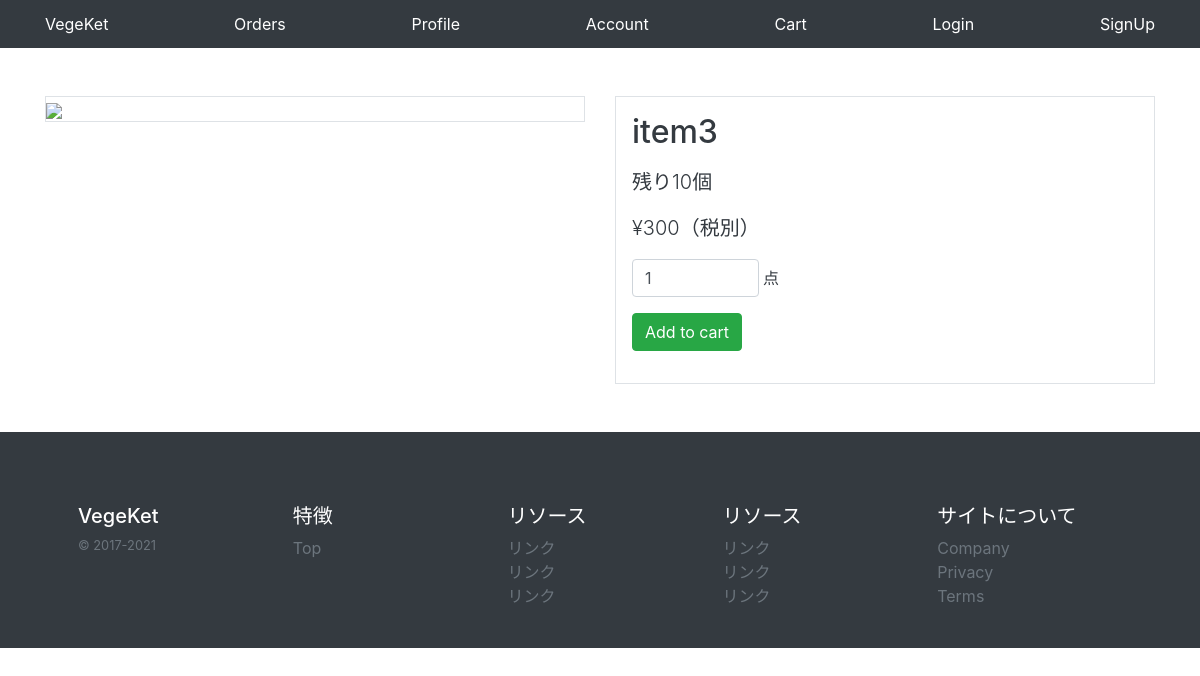
The app's page /items/hn1pKJTdYXGQblHv2jPQDh/ with its own data.
### base/models/item_models.py (models this page shows, shortened)
class Item(models.Model):
    id = models.CharField(
        default=create_id, primary_key=True, max_length=22, editable=False
    )
    name = models.CharField(default="", max_length=50)
    price = models.PositiveIntegerField(default=0)
    stock = models.PositiveIntegerField(default=0)
    description = models.TextField(default="", blank=True)
    sold_count = models.PositiveIntegerField(default=0)
    is_published = models.BooleanField(default=False)
    created_at = models.DateTimeField(auto_now_add=True)
    updated_at = models.DateTimeField(auto_now=True)
    image = models.ImageField(default="", blank=True, upload_to=upload_image_to)
    category = models.ForeignKey(
        Category, on_delete=models.SET_NULL, null=True, blank=True
    )
    tags = models.ManyToManyField(Tag)

### base/views/item_views.py (the view)
# urls.py: path('items/<str:pk>/', views.ItemDetailView.as_view()),
class ItemDetailView(DetailView):
    model = Item
    template_name = 'pages/item.html'

### templates/pages/item.html (shortened to what this page needs)
{% extends 'base.html' %}
{% block main %}
  <div class="container">
    <div class="row my-5">
      <div class="col-12 col-lg-6">
        <div class="bg-white border overflow-hidden">
          <img src="/{{ object.image }}" width="100%">
        </div>
      </div>
      <div class="col-12 col-lg-6">
        <div class="border p-3 text-left text-dark overflow-hidden">
          <h2 class="display-5">{{object.name}}</h2>
          <p class="lead">残り{{object.stock}}個
          </p>
          <p class="lead">¥{{object.price}}（税別）</p>
          <form action="/cart/add/" method="POST" class="">
            <p>
              <input
                type="number"
                class="form-control d-inline w-25"
                name="quantity"
                value="1"
                max="{{object.stock}}">
              点
            </p>
            <p>
              {% if object.stock == 0 %}
                <button type="submit" class="btn btn-warning" disabled="disabled">売り切れ</button>
              {% else %}
                <button type="submit" class="btn btn-success">Add to cart</button>
              {% endif %}
            </p>
          </form>
        </div>
      </div>
    </div>
  </div>
{% endblock %}

### records on screen
Item: name "item3", stock "10", price "300"
